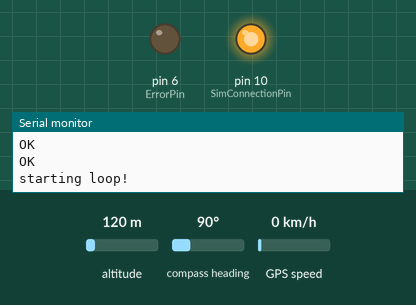
A sketch run on a simulated Arduino Uno, built with avr-gcc and run on an emulated ATmega328P. Parts: output pins drawn as LEDs (lit = HIGH), the last lines printed to the serial monitor. The inputs (shaded band) are chosen by the test bench; at power-on: altitude 120 m, compass heading 90°, GPS speed 0 km/h. The GPS gets a fix after 3 s at 37.7749, -122.4194 with 8 satellites; the modem accepts every AT command (registered, SIM ready, sends succeed) and sends nothing else.

Above: at 22.8 s.
At 31.4 s:
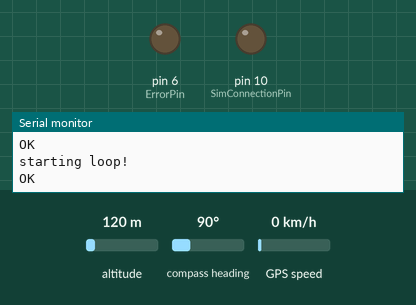
Timing chart, 0 to 35.0 s (numbered marks = the images above):
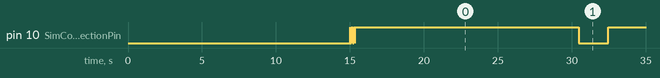

The sketch:

SimGpsTransmitter.ino
```cpp
// (licence header left out)
#include <SoftwareSerial.h>
#include <TinyGPS++.h>

// Config (Use APN corresponding to your service providers configs)
static String apn = "yourAPN";
static String loggingPassword = "";
static String serverIP = "your ip";

// Pins where GPS and SIM modules are connected
static const int SimRXPin = A3, SimTXPin = A2;
static const int GPSRXPin = 3, GPSTXPin = 4;
static const int ErrorPin = 6, SimConnectionPin = 10;

// Used baud rates (define based on used modules)
static const uint32_t SimBaudrate = 9600;
static const uint32_t GPSBaud = 9600;
static const uint32_t SerialBaudrate = 9600;

// How frequently we want to send the location (milliseconds)
static const unsigned long frequency = 15000;

// Maximum time to wait SIM module for response
static long maxResponseTime = 30000;

String responseString;
TinyGPSPlus gps;
unsigned long previous = 0;
unsigned long beltTime;
SoftwareSerial sim_ss(SimRXPin, SimTXPin);
SoftwareSerial gps_ss(GPSRXPin, GPSTXPin);

void setup()
{
  // Initialize status pins
  pinMode(ErrorPin, OUTPUT);
  pinMode(SimConnectionPin, OUTPUT);
  digitalWrite(ErrorPin, LOW);
  digitalWrite(SimConnectionPin, LOW);

  /*
     Start serial communications. We can only listen to one ss at a time so changing that
     between sim and gps as needed
  */
  Serial.begin(SerialBaudrate);
  sim_ss.begin(SimBaudrate);
  gps_ss.begin(GPSBaud);
  sim_ss.listen();

  Serial.println("Waiting for init");
  // Wait few seconds so that module is able to take AT commands
  delay(15000);
  Serial.println("Init... waiting until module has connected to network");

  // Start AT communication. This sets auto baud and enables module to send data
  sim_ss.println("AT");
  // Wait until module is connected and ready
  waitUntilResponse("OK");
  blinkLed(SimConnectionPin);


  // Full mode
  sim_ss.println("AT+CFUN=1");
  waitUntilResponse("OK");
  blinkLed(SimConnectionPin);

  // Set credentials (TODO username and password are not configurable from variables). This may work without CSTT and CIICR but sometimes it caused error without them even though APN is given by SAPBR
  sim_ss.write("AT+CSTT=\"");
  sim_ss.print(apn);
  sim_ss.write("\",\"\",\"\"\r\n");
  waitUntilResponse("OK");
  blinkLed(SimConnectionPin);


  // Connect and get IP
  sim_ss.println("AT+CIICR");
  waitUntilResponse("OK");
  blinkLed(SimConnectionPin);

  // Some more credentials
  sim_ss.write("AT+SAPBR=3,1,\"APN\",\"");
  sim_ss.print(apn);
  sim_ss.write("\"\r\n");
  waitUntilResponse("OK");
  blinkLed(SimConnectionPin);

  sim_ss.println("AT+SAPBR=3,1,\"USER\",\"\"");
  waitUntilResponse("OK");
  blinkLed(SimConnectionPin);

  sim_ss.println("AT+SAPBR=3,1,\"PWD\",\"\"");
  waitUntilResponse("OK");
  blinkLed(SimConnectionPin);

  sim_ss.println("AT+SAPBR=1,1");
  waitUntilResponse("OK");
  blinkLed(SimConnectionPin);

  sim_ss.println("AT+HTTPINIT");
  waitUntilResponse("OK");
  digitalWrite(SimConnectionPin, HIGH);

  gps_ss.listen();
  previous = millis();
  Serial.println("starting loop!");
}

void blinkLed(int led)
{
  digitalWrite(led, HIGH);
  delay(20);
  digitalWrite(led, LOW);
}

/*
    Read from SIM serial until we get known response. TODO error handling!
 * */
void waitUntilResponse(String response)
{
  beltTime = millis();
  responseString = "";
  String totalResponse = "";
  while (responseString.indexOf(response) < 0 && millis() - beltTime < maxResponseTime)
  {
    readResponse();
    totalResponse = totalResponse + responseString;
    Serial.println(responseString);
  }

  if (totalResponse.length() <= 0)
  {
    Serial.println("No response from the module. Check wiring, SIM-card and power!");
    digitalWrite(ErrorPin, HIGH);
    delay(30000);
    exit(0); // No way to recover
  }
  else if (responseString.indexOf(response) < 0)
  {
    Serial.println("Unexpected response from the module");
    Serial.println(totalResponse);
    digitalWrite(ErrorPin, HIGH);
    delay(30000);
    exit(0); // No way to recover
  }
}

/*
   Read from serial until we get response line ending with line separator
 * */
void readResponse()
{
  responseString = "";
  while (responseString.length() <= 0 || !responseString.endsWith("\n"))
  {
    tryToRead();

    if (millis() - beltTime > maxResponseTime)
    {
      return;
    }
  }
}

/*
   If we have anything available on the serial, append it to response string
 * */
void tryToRead()
{
  while (sim_ss.available())
  {
    char c = sim_ss.read();  //gets one byte from serial buffer
    responseString += c; //makes the string readString
  }
}

void loop()
{
  // If we have data, decode and log the data
  while (gps_ss.available() > 0)
    if (gps.encode(gps_ss.read()))
      logInfo();

  // Test that we have had something from GPS module within first 10 seconds
  if (millis() - previous > 10000 && gps.charsProcessed() < 10)
  {
    Serial.println("GPS wiring error!");
    while (true);
  }
}

void logInfo()
{
  // Causes us to wait until we have satelite fix
  if (!gps.location.isValid())
  {
    Serial.println("Not a valid location. Waiting for satelite data.");
    blinkLed(ErrorPin);
    return;
  }

  // Only log once per frequency
  if (millis() - previous > frequency)
  {
    sim_ss.listen();
    previous = millis();
    String url = "AT+HTTPPARA=\"URL\",\"http://";
    url += serverIP;
    url += "/log.php?lat=";
    url += String(gps.location.lat(), DEC);
    url += "&lng=";
    url += String(gps.location.lng(), DEC);
    url += "\"";
    //sim_ss.println("AT+HTTPACTION=\"CID\",1");
    //waitUntilResponse("OK");
    sim_ss.println(url);
    waitUntilResponse("OK");
    digitalWrite(SimConnectionPin, LOW);
    delay(2000);
    sim_ss.println("AT+HTTPACTION=0");
    waitUntilResponse("+HTTPACTION:");
    digitalWrite(SimConnectionPin, HIGH);
    gps_ss.listen();
  }
}
```

Measured:
- by itself, pin 10 (SimConnectionPin): goes 7 × (LOW 0.01 s, HIGH 0.02 s), LOW 0.01 s, HIGH 15.1 s, 6 × (LOW 2.0 s, HIGH 13.1 s), LOW 2.0 s, then HIGH
